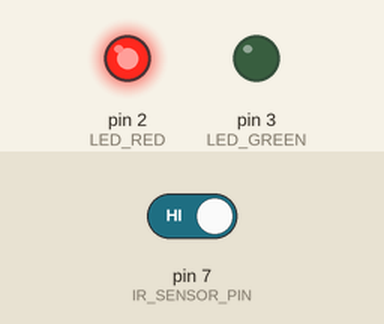
A sketch run on a simulated Arduino Uno, built with avr-gcc and run on an emulated ATmega328P. Parts: output pins drawn as LEDs (lit = HIGH). The test bench sets the inputs (shaded band); at power-on: pin 7 (IR_SENSOR_PIN) HIGH. What the sketch prints to the serial monitor is not drawn.

Above: at 1.2 s.
1.3 s: pin 7 (IR_SENSOR_PIN) driven LOW
At 1.9 s:
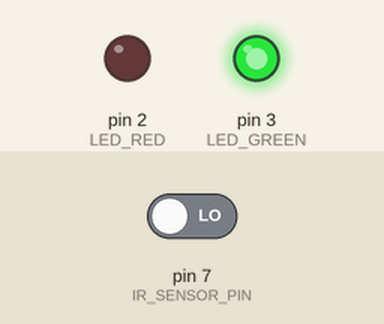
2.9 s: pin 7 (IR_SENSOR_PIN) driven HIGH
At 4.4 s:
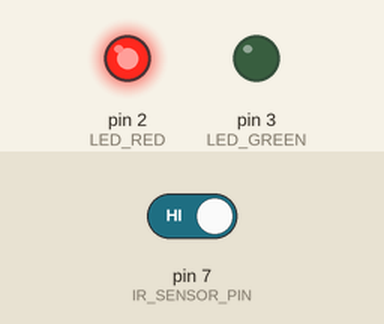
Timing chart, 0 to 5.9 s (numbered marks = the images above; inputs shaded):
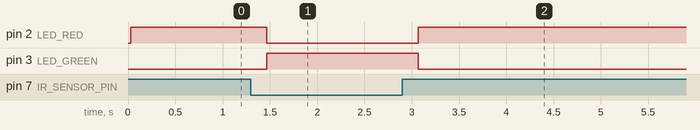

Measured:
- after the input at 1.3 s, pin 2 (LED_RED): HIGH → LOW after 0.17 s; pin 3 (LED_GREEN): LOW → HIGH after 0.17 s
- after the input at 2.9 s, pin 2 (LED_RED): LOW → HIGH after 0.17 s; pin 3 (LED_GREEN): HIGH → LOW after 0.17 s

The sketch:

IR_sensor.ino
```cpp
#define IR_SENSOR_PIN 7   // ขาที่ต่อสัญญาณ OUT ของเซนเซอร์ IR
#define LED_GREEN 3       // ขาไฟเขียว
#define LED_RED 2         // ขาไฟแดง

void setup() {
  pinMode(IR_SENSOR_PIN, INPUT);
  pinMode(LED_GREEN, OUTPUT);
  pinMode(LED_RED, OUTPUT);

  Serial.begin(9600);
  Serial.println("กำลังตรวจจับวัตถุด้วยเซนเซอร์ IR...");
}

void loop() {
  int state = digitalRead(IR_SENSOR_PIN);  // อ่านค่าจากเซนเซอร์

  if (state == LOW) {
    // ตรวจจับวัตถุได้ (เซนเซอร์ส่วนใหญ่จะให้ค่า LOW เมื่อมีวัตถุ)
    digitalWrite(LED_GREEN, HIGH);
    digitalWrite(LED_RED, LOW);
    Serial.println("ตรวจจับวัตถุแล้ว!");
  } else {
    // ไม่มีวัตถุ
    digitalWrite(LED_GREEN, LOW);
    digitalWrite(LED_RED, HIGH);
    Serial.println("ไม่มีวัตถุ");
  }

  delay(200);  // หน่วงเวลาเล็กน้อยเพื่อความเสถียร
}
```
